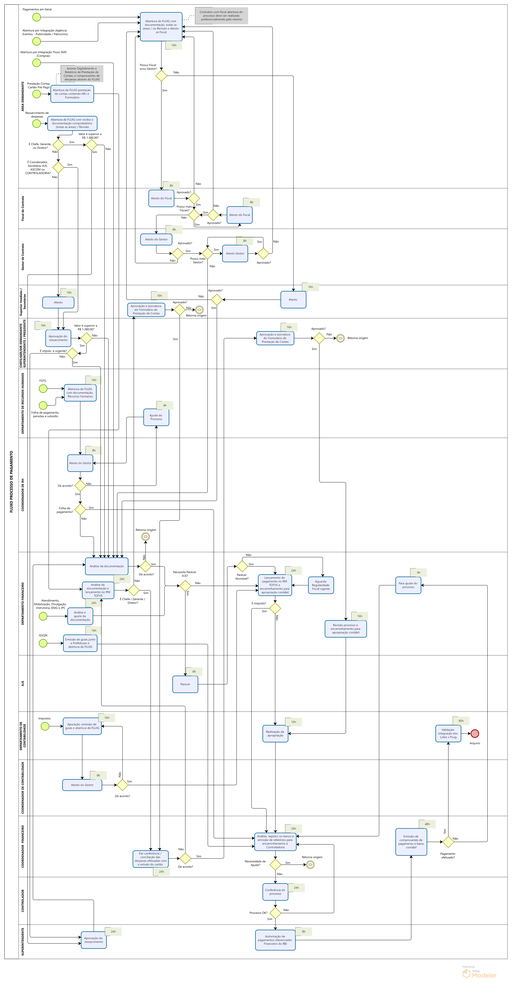
#> input picture PAGAMENTO.png, 512 x 1000 px, shrunk from 3636 x 7108 before the run
$ python 'Divisãopng.py'
#> lines starting #> are read from the running program, lines starting #| are printed output that depends on the picture
from PIL import Image

img = Image.open('PAGAMENTO.png')
#> img is the input picture: PIL image 512x1000 RGBA; mean R, G, B, A 248.1, 248.7, 248.8, 255
w, h = img.size
#> w = 512; h = 1000

cols = 2
rows = 3

for r in range(rows):
    for c in range(cols):
        left = round(c * w / cols)
        right = round((c + 1) * w / cols)
        top = round(r * h / rows)
        bottom = round((r + 1) * h / rows)

        tile = img.crop((left, top, right, bottom))
        tile.save(f'folha_L{r+1}_C{c+1}.png')
#> this loop made 3 passes
#> pass 1, `tile.save(f'folha_L{r+1}_C{c+1}.png')`:
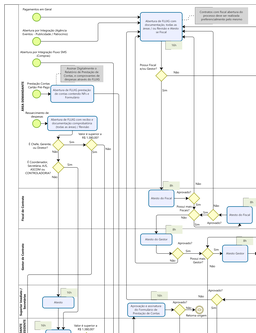
#> saved as folha_L1_C1.png: PIL image 256x333 RGBA; mean R, G, B, A 243.3, 244.3, 244.1, 255
#> pass 1, `tile.save(f'folha_L{r+1}_C{c+1}.png')`:
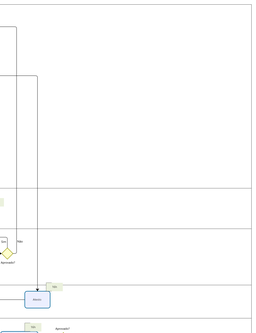
#> saved as folha_L1_C2.png: PIL image 256x333 RGBA; mean R, G, B, A 253, 253.1, 253.1, 255
#> pass 2, `tile.save(f'folha_L{r+1}_C{c+1}.png')`:
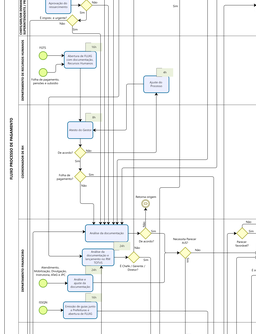
#> saved as folha_L2_C1.png: PIL image 256x334 RGBA; mean R, G, B, A 243.8, 244.5, 244.4, 255
#> pass 2, `tile.save(f'folha_L{r+1}_C{c+1}.png')`:
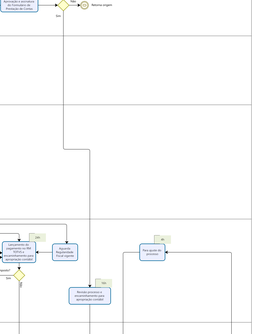
#> saved as folha_L2_C2.png: PIL image 256x334 RGBA; mean R, G, B, A 251.2, 251.6, 251.9, 255
#> after the loop:
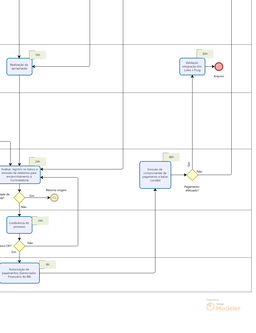
#> tile: PIL image 256x333 RGBA; mean R, G, B, A 249.6, 250, 250.4, 255

$ run again, with Histograma.png copied over PAGAMENTO.png
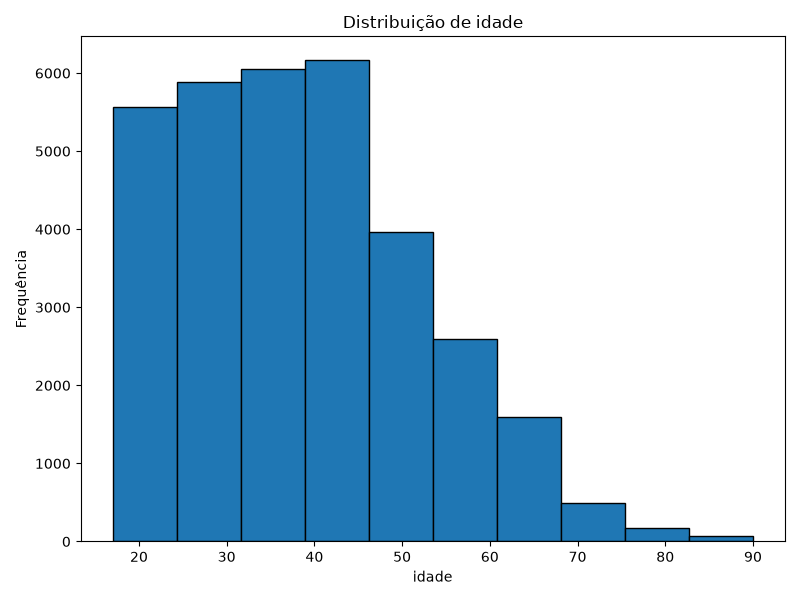
#> input picture Histograma.png, 800 x 600 px
#> img is the input picture: PIL image 800x600 RGBA; mean R, G, B, A 175.9, 204.8, 224.8, 255
#> the loop `for r in range(rows):` made 3 passes
#> pass 1, `tile.save(f'folha_L{r+1}_C{c+1}.png')`:
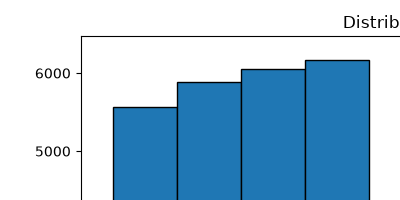
#> saved as folha_L1_C1.png: PIL image 400x200 RGBA; mean R, G, B, A 164.3, 197.1, 219.9, 255
#> after the loop `for r in range(rows):`:
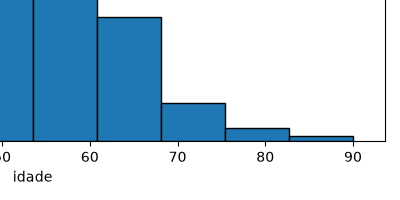
#> tile: PIL image 400x200 RGBA; mean R, G, B, A 180.2, 207, 225.5, 255
